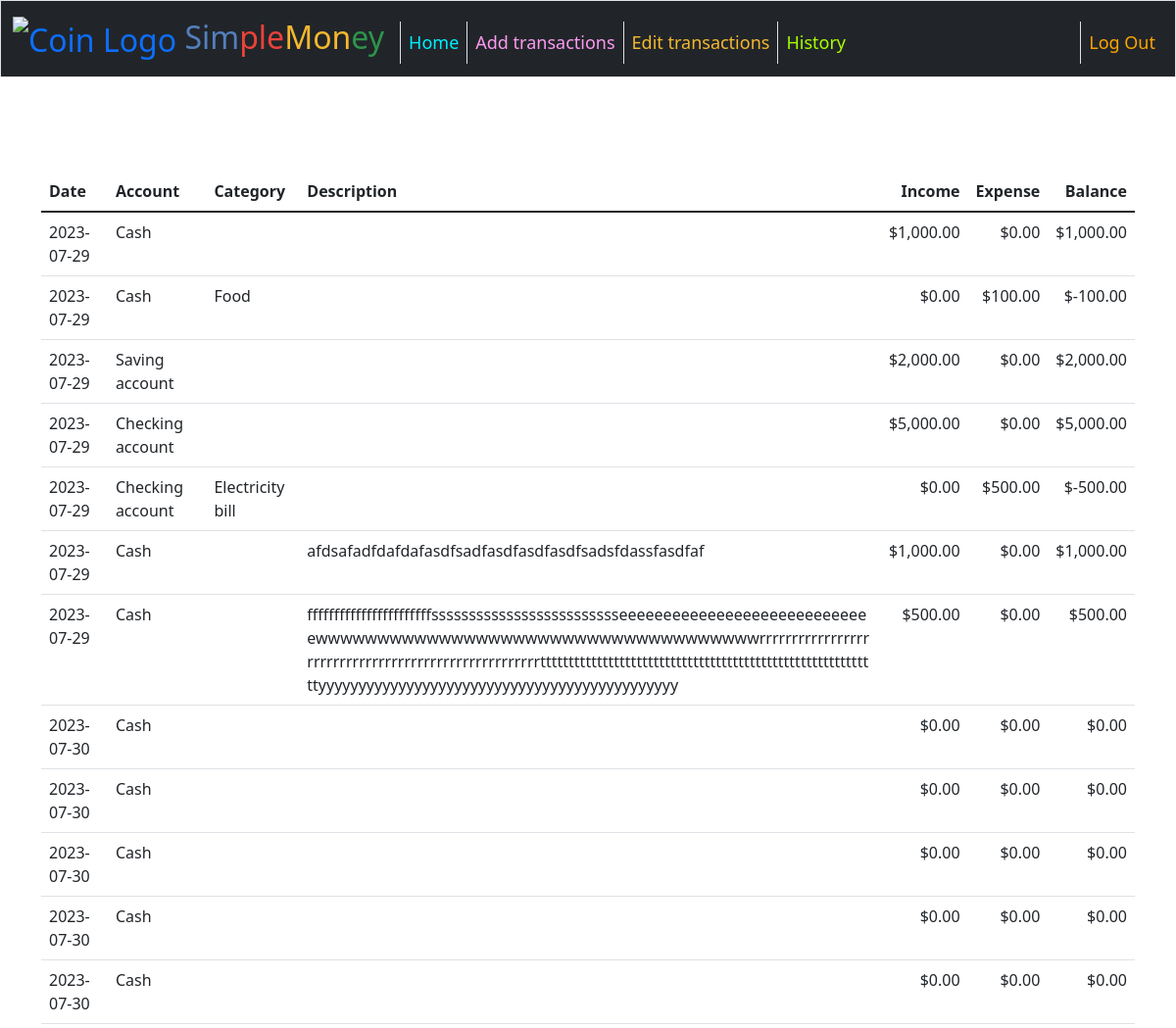
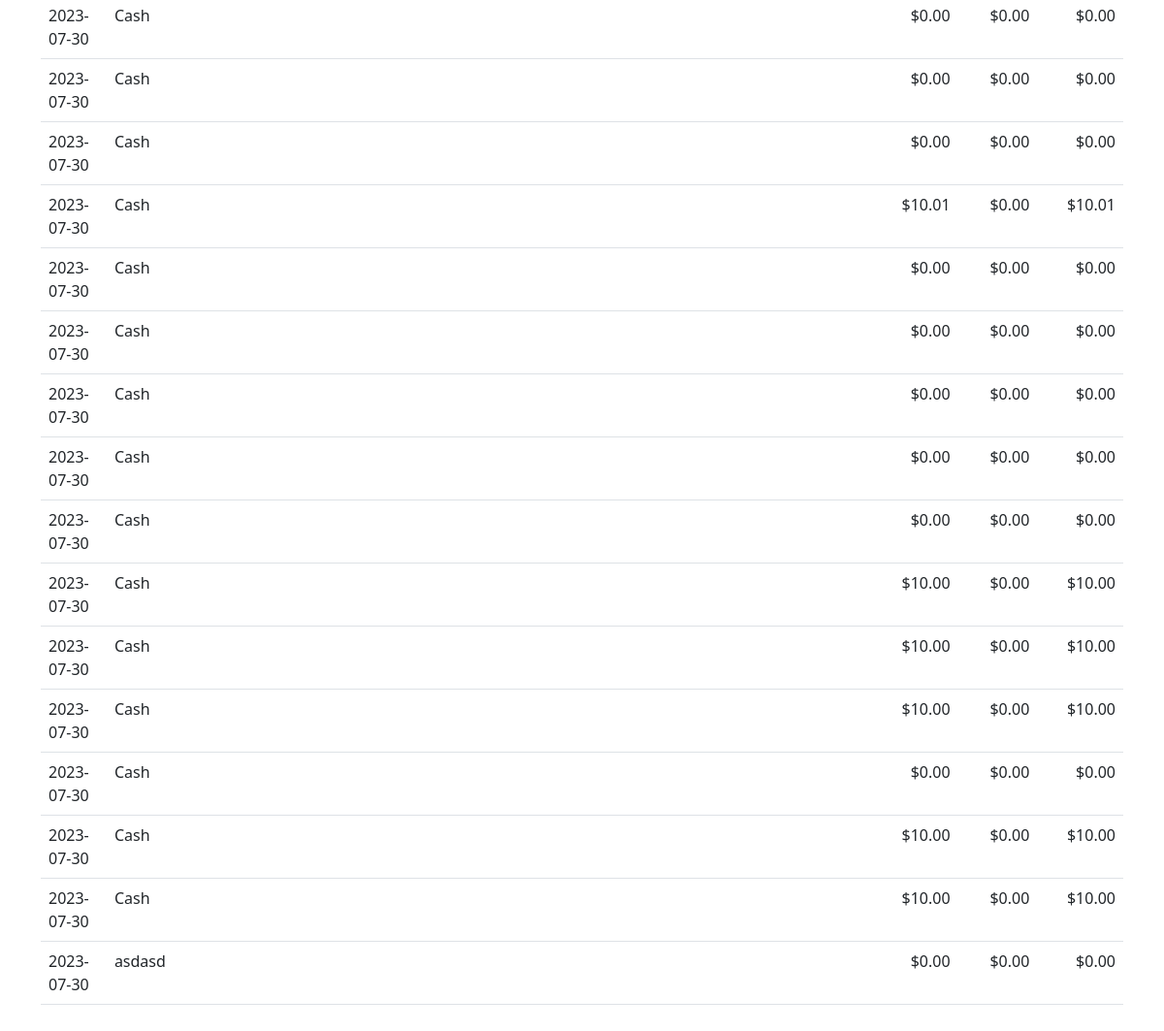
Screenshot of /history (signed in) with the database file from the repository (2 pictures, top to bottom).
### tables this page shows
CREATE TABLE transactions (
    id INTEGER PRIMARY KEY AUTOINCREMENT NOT NULL, 
    user_id INTEGER,
    date DATE,
    account	TEXT,
    category TEXT,
    description TEXT,
    income	REAL NOT NULL DEFAULT 0.00,
    expense	REAL NOT NULL DEFAULT 0.00,
    FOREIGN KEY(user_id) REFERENCES users(id)
    );

### app.py (the view)
@app.route("/history")
@login_required
def history():
    user_id = session["user_id"]
    transactions_db = cur.execute(
        "SELECT * FROM transactions WHERE user_id = :user_id", {'user_id': user_id}
    )
    transactions_db = transactions_db.fetchall()
    for row in transactions_db:
        row["balance"] = row["income"] - row["expense"]
    return render_template("history.html", transactions_db=transactions_db)

### app.py (called while the page is built)
def dict_factory(cursor, row):
    fields = [column[0] for column in cursor.description]
    return {key: value for key, value in zip(fields, row)}

@app.after_request
def after_request(response):
    response.headers["Cache-Control"] = "no-cache, no-store, must-revalidate"
    response.headers["Expires"] = 0
    response.headers["Pragma"] = "no-cache"
    return response

### helpers.py (called while the page is built)
def login_required(f):
    @wraps(f)
    def decorated_function(*args, **kwargs):
        if session.get("user_id") is None:
            return redirect("/login")
        return f(*args, **kwargs)
    return decorated_function

def usd(value):
    return f"${value:,.2f}"

### templates/history.html (shortened to what this page needs)
{% extends "layout.html" %}
{% block main %}
    <main class="container py-5 text-center">
        <table class="table">
            <thead>
                <tr>
                    <th class="text-start">Date</th>
                    <th class="text-start">Account</th>
                    <th class="text-start">Category</th>
                    <th class="text-start">Description</th>
                    <th class="text-end">Income</th>
                    <th class="text-end">Expense</th>
                    <th class="text-end">Balance</th>
                </tr>
            </thead>
            <tbody>
                {% for row in transactions_db %}
                    <tr>
                        <td class="text-start">{{ row["date"] }}</td>
                        <td class="text-start">{{ row["account"] }}</td>
                        <td class="text-start">{{ row["category"] }}</td>
                        <td id="transaction-description" class="text-start text-break">{{ row["description"] }}</td>
                        <td class="text-end">{{ row["income"] | usd }}</td>
                        <td class="text-end">{{ row["expense"] | usd }}</td>
                        <td class="text-end">{{ row["balance"] | usd }}</td>
                    </tr>
                {% endfor %}
            </tbody>
        </table>
    </main>
{% endblock %}

### templates/layout.html (shortened to what this page needs)
<!DOCTYPE html>
<html lang="en">
    <head>
        <link href="https://cdn.jsdelivr.net/npm/bootstrap@5.1.3/dist/css/bootstrap.min.css" rel="stylesheet">
        <link href="/static/styles.css" rel="stylesheet">
    </head>
    <body>
        <nav class="bg-dark border navbar navbar-expand-md">
            <div class="container-fluid">
                <a class="navbar-brand" href="{{ url_for("index") }}">
                    <img id="navbar-logo" src="/static/coin_dollar_finance_icon.ico" alt="Coin Logo">
                    <span class="blue">Sim</span><span class="red">ple</span><span class="yellow">Mon</span><span class="green">ey</span></a>
                <div class="collapse navbar-collapse" id="navbar">
                    {% if session["user_id"] %}
                        <ul class="navbar-nav me-auto mt-2 text-large">
                            <li class="nav-item"><a class="nav-link text-brightblue border-start" href="{{ url_for("index") }}">Home</a></li>
                            <li class="nav-item"><a class="nav-link text-pink border-start" href="{{ url_for("add_transactions") }}">Add transactions</a></li>
                            <li class="nav-item"><a class="nav-link text-yellow border-start" href="{{ url_for("edit_transactions") }}">Edit transactions</a></li>
                            <li class="nav-item"><a class="nav-link text-brightgreen border-start" href="{{ url_for("history") }}">History</a></li>
                        </ul>
                        <ul class="navbar-nav ms-auto mt-2 text-large">
                            <li class="nav-item"><a class="nav-link text-orange border-start" href="{{ url_for("logout") }}">Log Out</a></li>
                        </ul>
                    {% else %}
                        <ul class="navbar-nav ms-auto mt-2 text-large">
                            <li class="nav-item"><a class="nav-link text-brightblue border-start" href="{{ url_for("register") }}">Register</a></li>
                            <li class="nav-item"><a class="nav-link text-pink border-start" href="{{ url_for("login") }}">Log In</a></li>
                        </ul>
                    {% endif %}
                </div>
            </div>
        </nav>
        <main class="container-fluid py-5 text-center">
            {% block main %}{% endblock %}
        </main>
    </body>
</html>

### static/styles.css (style rules this page uses)
body { font-size: 100%; }
.text-large { font-size: large }
nav .navbar-brand { font-size: xx-large; }
nav .navbar-brand .blue { color: #537fbe; }
nav .navbar-brand .red { color: #ea433b; }
nav .navbar-brand .yellow { color: #f5b82e; }
nav .navbar-brand .green { color: #2e944b; }
#navbar-logo { width: 50px; }
.text-yellow { color: #f5b82e; }
.text-brightblue { color: #00eeff; }
.text-pink { color: #fd9af0; }
.text-brightgreen { color: #AAFF00; }
.text-orange { color: orange; }

### rows the page displays
transactions: date "2023-07-29", account "Cash", income "$1,000.00", expense "$0.00", balance "$1,000.00"
transactions: date "2023-07-29", account "Cash", category "Food", income "$0.00", expense "$100.00", balance "$-100.00"
transactions: date "2023-07-29", account "Saving account", income "$2,000.00", expense "$0.00", balance "$2,000.00"
transactions: date "2023-07-29", account "Checking account", income "$5,000.00", expense "$0.00", balance "$5,000.00"
transactions: date "2023-07-29", account "Checking account", category "Electricity bill", income "$0.00", expense "$500.00", balance "$-500.00"
transactions: date "2023-07-29", account "Cash", description "afdsafadfdafdafasdfsadfasdfasdfasdfsadsfdassfasdfaf", income "$1,000.00", expense "$0.00", balance "$1,000.00"
transactions: date "2023-07-29", account "Cash", description "fffffffffffffffffffffffssssssssssssssssssssssssseeeeeeeeeeeeeeeeeeeeeeeeeeeeewwwwwwwwwwwwwwwwwwwwwwwwwwwwwwwwwwwwrrrrrrrrrrrrrrrrrrrrrrrrrrrrrrrrrrrrrrrrrrrrrrrrrrrrrttttttttttttttttttttttttttttttttttttttttttttttttttttttttttttyyyyyyyyyyyyyyyyyyyyyyyyyyyyyyyyyyyyyyyyyyyyy", income "$500.00", expense "$0.00", balance "$500.00"
transactions: date "2023-07-30", account "Cash", income "$0.00", expense "$0.00", balance "$0.00"
transactions: date "2023-07-30", account "Cash", income "$0.00", expense "$0.00", balance "$0.00"
transactions: date "2023-07-30", account "Cash", income "$0.00", expense "$0.00", balance "$0.00"
transactions: date "2023-07-30", account "Cash", income "$0.00", expense "$0.00", balance "$0.00"
transactions: date "2023-07-30", account "Cash", income "$0.00", expense "$0.00", balance "$0.00"
transactions: date "2023-07-30", account "Cash", income "$0.00", expense "$0.00", balance "$0.00"
transactions: date "2023-07-30", account "Cash", income "$0.00", expense "$0.00", balance "$0.00"
transactions: date "2023-07-30", account "Cash", income "$0.00", expense "$0.00", balance "$0.00"
transactions: date "2023-07-30", account "Cash", income "$10.01", expense "$0.00", balance "$10.01"
transactions: date "2023-07-30", account "Cash", income "$0.00", expense "$0.00", balance "$0.00"
transactions: date "2023-07-30", account "Cash", income "$0.00", expense "$0.00", balance "$0.00"
transactions: date "2023-07-30", account "Cash", income "$0.00", expense "$0.00", balance "$0.00"
transactions: date "2023-07-30", account "Cash", income "$0.00", expense "$0.00", balance "$0.00"
transactions: date "2023-07-30", account "Cash", income "$0.00", expense "$0.00", balance "$0.00"
transactions: date "2023-07-30", account "Cash", income "$10.00", expense "$0.00", balance "$10.00"
transactions: date "2023-07-30", account "Cash", income "$10.00", expense "$0.00", balance "$10.00"
transactions: date "2023-07-30", account "Cash", income "$10.00", expense "$0.00", balance "$10.00"
transactions: date "2023-07-30", account "Cash", income "$0.00", expense "$0.00", balance "$0.00"
transactions: date "2023-07-30", account "Cash", income "$10.00", expense "$0.00", balance "$10.00"
transactions: date "2023-07-30", account "Cash", income "$10.00", expense "$0.00", balance "$10.00"
transactions: date "2023-07-30", account "asdasd", income "$0.00", expense "$0.00", balance "$0.00"
